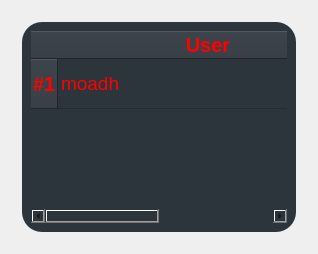
         <widget class="QWidget" name="rankingPage">
          <layout class="QHBoxLayout" name="horizontalLayout_15">
           <item>
            <widget class="QWidget" name="widget_8" native="true">
             <layout class="QVBoxLayout" name="verticalLayout_18" stretch="0">
              <property name="spacing">
               <number>0</number>
              </property>
              <property name="leftMargin">
               <number>11</number>
              </property>
              <property name="topMargin">
               <number>11</number>
              </property>
              <property name="rightMargin">
               <number>11</number>
              </property>
              <property name="bottomMargin">
               <number>11</number>
              </property>
              <item>
               <widget class="QWidget" name="ranksWidget" native="true">
                <property name="styleSheet">
                 <string notr="true">background-color: rgb(44, 52, 60);
border-radius: 20px;

</string>
                </property>
                <layout class="QHBoxLayout" name="horizontalLayout_16">
                 <item>
                  <widget class="QTableWidget" name="rankingsTable">
                   <property name="minimumSize">
                    <size>
                     <width>0</width>
                     <height>0</height>
                    </size>
                   </property>
                   <property name="font">
                    <font>
                     <pointsize>14</pointsize>
                     <weight>50</weight>
                     <bold>false</bold>
                    </font>
                   </property>
                   <property name="styleSheet">
                    <string notr="true">color: red</string>
                   </property>
                   <property name="iconSize">
                    <size>
                     <width>100</width>
                     <height>100</height>
                    </size>
                   </property>
                   <property name="textElideMode">
                    <enum>Qt::ElideLeft</enum>
                   </property>
                   <property name="columnCount">
                    <number>2</number>
                   </property>
                   <attribute name="horizontalHeaderMinimumSectionSize">
                    <number>300</number>
                   </attribute>
                   <attribute name="verticalHeaderDefaultSectionSize">
                    <number>50</number>
                   </attribute>
                   <row>
                    <property name="text">
                     <string>#1</string>
                    </property>
                    <property name="font">
                     <font>
                      <pointsize>15</pointsize>
                      <weight>75</weight>
                      <bold>true</bold>
                     </font>
                    </property>
                   </row>
                   <column>
                    <property name="text">
                     <string>User</string>
                    </property>
                    <property name="font">
                     <font>
                      <pointsize>15</pointsize>
                      <weight>75</weight>
                      <bold>true</bold>
                     </font>
                    </property>
                   </column>
                   <column>
                    <property name="text">
                     <string>(HH:MM)</string>
                    </property>
                    <property name="font">
                     <font>
                      <pointsize>15</pointsize>
                      <weight>75</weight>
                      <bold>true</bold>
                     </font>
                    </property>
                   </column>
                   <item row="0" column="0">
                    <property name="text">
                     <string>moadh</string>
                    </property>
                   </item>
                  </widget>
                 </item>
                </layout>
               </widget>
              </item>
             </layout>
            </widget>
           </item>
          </layout>
         </widget>
